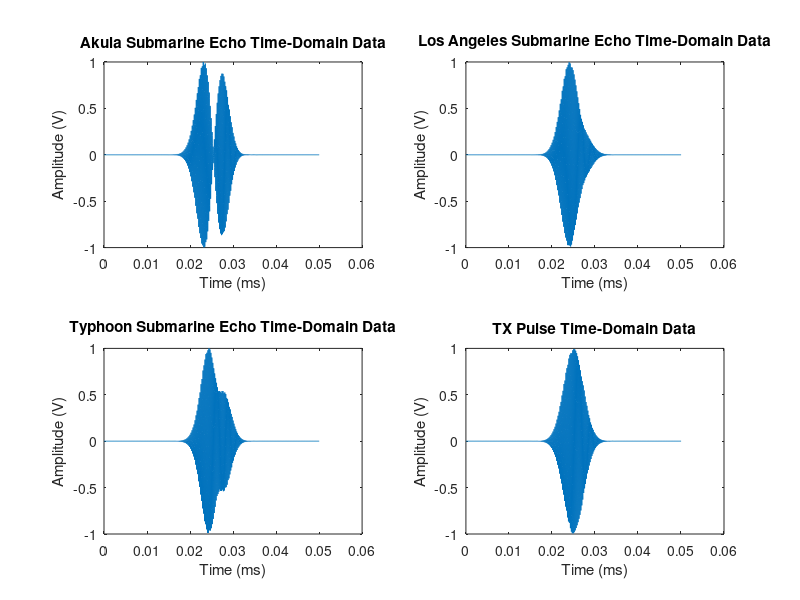
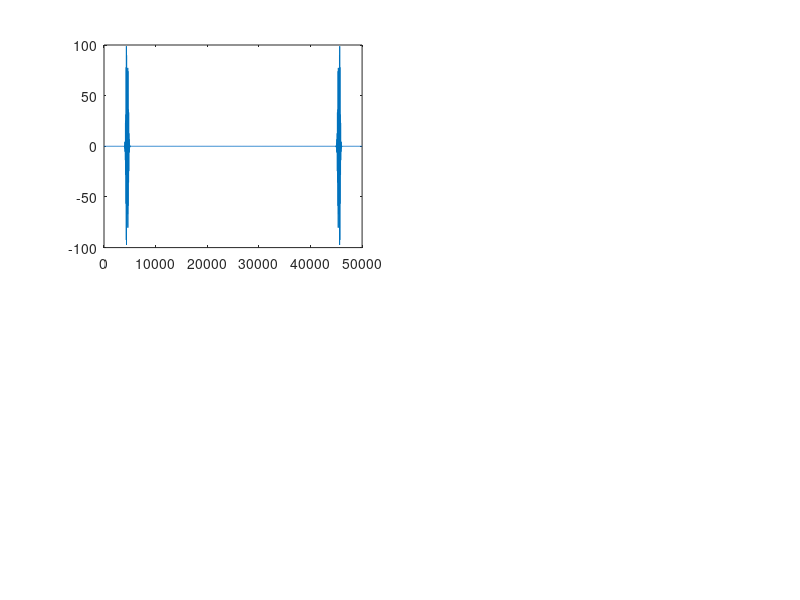

Source code (MATLAB) for these figures, in order:
%% Load all data
all_data = load('SubSonar.mat');
Akula = all_data.AkulaSubEcho;
LA = all_data.LosAngelesSubEcho;
Typhoon = all_data.TyphoonSubEcho;
Tx_pulse = all_data.TxPulse;

AkulaSamples = 1:2501;
Fs = 50000;
tAkula = AkulaSamples/Fs;

%% Plot Time Domain Data in 2x2 Grid w/ labels
figure(1);
title('Time-Domain Echo Data');
%Akula
subplot(2,2,1);
plot(tAkula, Akula);
title('Akula Submarine Echo Time-Domain Data');
xlabel(' Time (ms) ');
ylabel(' Amplitude (V) ');

%Los Angeles
subplot(2,2,2);
plot(tAkula, LA);
title('Los Angeles Submarine Echo Time-Domain Data');
xlabel(' Time (ms) ');
ylabel(' Amplitude (V) ');

%Typhoon
subplot(2,2,3);
plot(tAkula, Typhoon);
title('Typhoon Submarine Echo Time-Domain Data');
xlabel(' Time (ms) ');
ylabel(' Amplitude (V) ');

%Tx Pulse
subplot(2,2,4);
plot(tAkula, Tx_pulse);
title('TX Pulse Time-Domain Data');
xlabel(' Time (ms) ');
ylabel(' Amplitude (V) ');

%% FFT For Each Signal

fft_akula   = fft(Akula);
fft_LA      = fft(LA);
fft_Typhoon = fft(Typhoon);
fft_tx      = fft(Tx_pulse);

Fd = 0:1/length(Akula):(1-1/length(Akula));
Fa = Fd.*Fs;


figure(2);
subplot(2,2,1);
plot(Fa, fft_akula);



